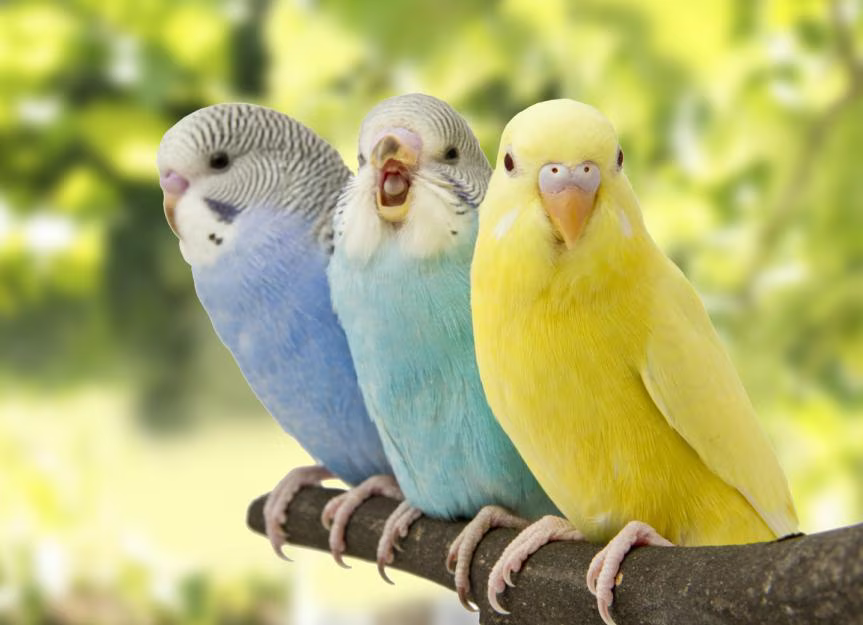
#> input picture 4.Image Histogram Processing/bird.png, 863 x 625 px
$ jupyter execute 'Histogram Processing.ipynb'
#> lines starting #> are read from the running program, lines starting #| are printed output that depends on the picture; after the words box and inside, x2 and y2 are one past the last pixel; in counts of white or black regions, pixels touching at a corner belong together
**Original image**

[cell 1]
import cv2
import numpy as np
import matplotlib.pyplot as plt
image = cv2.imread('bird.png', cv2.IMREAD_COLOR)
#> image is the input picture: shape (625, 863, 3); mean B, G, R 112.4, 177.5, 176.9
image_rgb = cv2.cvtColor(image, cv2.COLOR_BGR2RGB)
plt.figure(figsize=(12, 6))
plt.subplot(1, 2, 1)
plt.imshow(image_rgb)
plt.title("Original Image")
plt.axis('off')
plt.subplot(1, 2, 2)
plt.hist(image_rgb.ravel(), bins=256, range=(0, 256))
plt.title('Histogram (Original Image)')
plt.xlabel('Pixel Value')
plt.ylabel('Frequency')
plt.tight_layout()
plt.show()
#> figure, not shown here; panel 2: tallest bar 16372 high, from x = 189 to 190

**Grayscale**

[cell 2]
image_gray = cv2.cvtColor(image, cv2.COLOR_BGR2GRAY)
plt.figure(figsize=(12, 6))
plt.subplot(1, 2, 1)
plt.imshow(image_gray, cmap='gray')
plt.title("Grayscale Image")
plt.axis('off')
plt.subplot(1, 2, 2)
plt.hist(image_gray.ravel(), bins=256, range=(0, 256), color='gray')
plt.title('Histogram (Grayscale)')
plt.xlabel('Pixel Value')
plt.ylabel('Frequency')
plt.tight_layout()
plt.show()
#> figure, not shown here; panel 2: tallest bar 9842 high, from x = 244 to 245

**Sharpened Image**

[cell 3]
kernel = np.array([[-1, -1, -1], [-1, 9, -1], [-1, -1, -1]])
sharpened_image = np.zeros_like(image_gray)
height, width = image_gray.shape
#> height = 625; width = 863
for i in range(1, height-1):
    for j in range(1, width-1):

        region = image_gray[i-1:i+2, j-1:j+2]

        new_value = np.sum(region * kernel)

        sharpened_image[i, j] = np.clip(new_value, 0, 255)
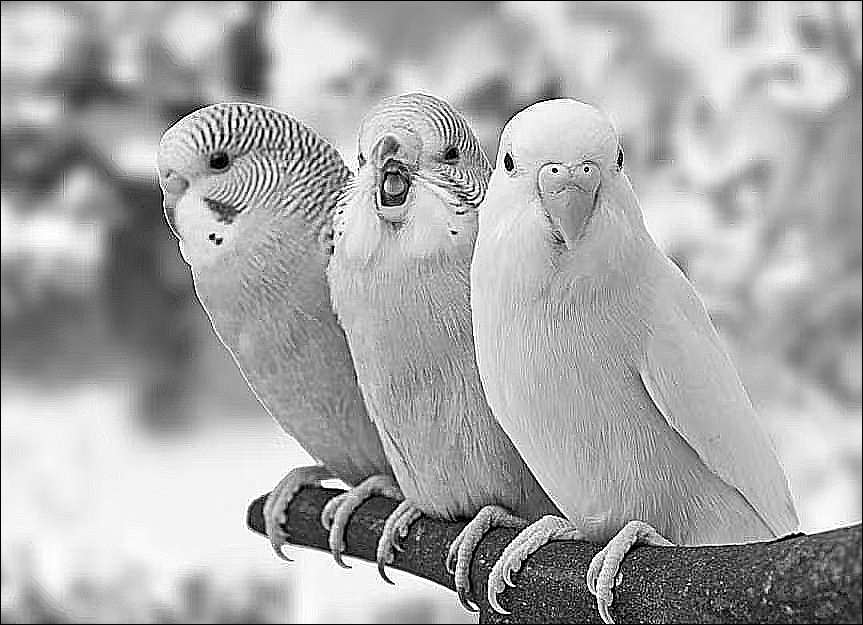
#> sharpened_image: shape (625, 863); min 0, max 255, mean 168.9

plt.figure(figsize=(12, 6))
plt.subplot(1, 2, 1)
plt.imshow(sharpened_image, cmap='gray')
plt.title('Sharpened Image')
plt.axis('off')
plt.subplot(1, 2, 2)
plt.hist(sharpened_image.ravel(), bins=256, range=(0, 256), color='gray')
plt.title('Histogram (Sharpened Image)')
plt.xlabel('Pixel Value')
plt.ylabel('Frequency')
plt.tight_layout()
plt.show()
#> figure, not shown here; panel 2: tallest bar 9372 high, from x = 244 to 245

**Smoothened Image**

[cell 4]
def gaussian_kernel(size, sigma):
    kernel = np.fromfunction(
        lambda x, y: (1 / (2 * np.pi * sigma**2)) *
                     np.exp(-((x - (size - 1) // 2)**2 + (y - (size - 1) // 2)**2) /
                            (2 * sigma**2)),
        (size, size)
    )
    return kernel / np.sum(kernel)

kernel_size = 5
sigma = 1.0
kernel = gaussian_kernel(kernel_size, sigma)

smoothed_image = np.zeros_like(image_gray)
for i in range(2, image_gray.shape[0] - 2):
    for j in range(2, image_gray.shape[1] - 2):
        region = image_gray[i-2:i+3, j-2:j+3]
        smoothed_image[i, j] = np.sum(region * kernel)

plt.figure(figsize=(12, 6))

plt.subplot(1, 2, 1)
plt.imshow(smoothed_image, cmap='gray')
plt.title('Smoothed Image')
plt.axis('off')

plt.subplot(1, 2, 2)
plt.hist(smoothed_image.ravel(), bins=256, range=(0, 256), color='gray')
plt.title('Histogram (Smoothed Image)')
plt.xlabel('Pixel Value')
plt.ylabel('Frequency')

plt.tight_layout()
plt.show()
#> figure, not shown here; panel 2: tallest bar 8992 high, from x = 244 to 245

**Blurred Image**

[cell 5]
def box_blur(image, kernel_size=5):
#> called with kernel_size = 5
    height, width = image.shape
#> height = 625; width = 863
    blurred_image = np.zeros_like(image)

    for i in range(kernel_size // 2, height - kernel_size // 2):
        for j in range(kernel_size // 2, width - kernel_size // 2):
            region = image[i - kernel_size // 2:i + kernel_size // 2 + 1,
                           j - kernel_size // 2:j + kernel_size // 2 + 1]
            blurred_image[i, j] = np.mean(region)

    return blurred_image

blurred_image = box_blur(image_gray, kernel_size=5)

plt.figure(figsize=(12, 6))

plt.subplot(1, 2, 1)
plt.imshow(blurred_image, cmap='gray')
plt.title('Blurred Image')
plt.axis('off')

plt.subplot(1, 2, 2)
plt.hist(blurred_image.ravel(), bins=256, range=(0, 256), color='gray')
plt.title('Histogram (Blurred Image)')
plt.xlabel('Pixel Value')
plt.ylabel('Frequency')

plt.tight_layout()
plt.show()
#> figure, not shown here; panel 2: tallest bar 8946 high, from x = 244 to 245

**Brightened Image**

[cell 6]
def adjust_brightness(image, beta=50):
#> called with beta = 50
    brightened_image = np.clip(image.astype(np.int16) + beta, 0, 255).astype(np.uint8)
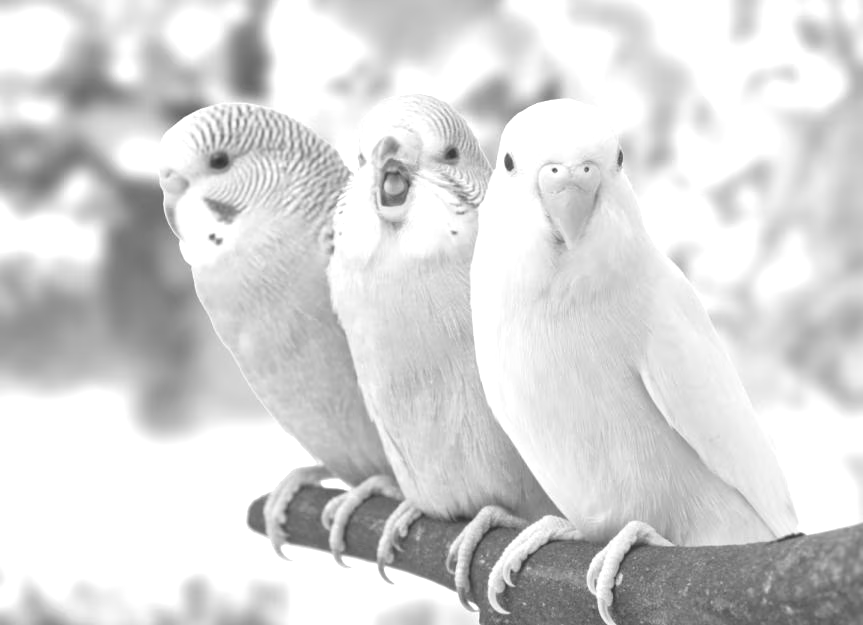
#> brightened_image: shape (625, 863); min 51, max 255, mean 214
    return brightened_image

brightened_image = adjust_brightness(image_gray, beta=50)

plt.figure(figsize=(12, 6))

plt.subplot(1, 2, 1)
plt.imshow(brightened_image, cmap='gray', interpolation='bicubic')
plt.title('Brightened Image')
plt.axis('off')

plt.subplot(1, 2, 2)
plt.hist(brightened_image.ravel(), bins=256, range=(0, 256), color='gray')
plt.title('Histogram (Brightened Image)')
plt.xlabel('Pixel Value')
plt.ylabel('Frequency')

plt.tight_layout()
plt.show()
#> figure, not shown here; panel 2: tallest bar 143162 high, from x = 255 to 256

**Contrasted Image**

[cell 7]
def adjust_contrast(image, alpha=1.5, beta=0):
#> called with alpha = 1.5, beta = 0
    contrasted_image = np.zeros_like(image)

    for i in range(image.shape[0]):
        for j in range(image.shape[1]):
            new_value = alpha * image[i, j] + beta
            if new_value > 255:
                contrasted_image[i, j] = 255
            elif new_value < 0:
                contrasted_image[i, j] = 0
            else:
                contrasted_image[i, j] = new_value
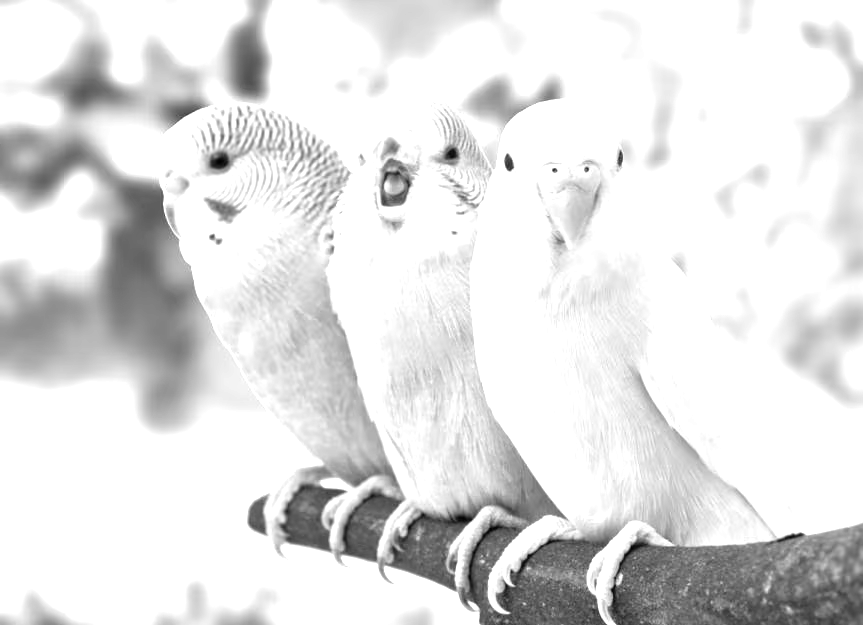
#> contrasted_image: shape (625, 863); min 1, max 255, mean 225.6

    return contrasted_image

contrasted_image = adjust_contrast(image_gray, alpha=1.5, beta=0)

plt.figure(figsize=(12, 6))

plt.subplot(1, 2, 1)
plt.imshow(contrasted_image, cmap='gray')
plt.title('Contrasted Image')
plt.axis('off')

plt.subplot(1, 2, 2)
plt.hist(contrasted_image.ravel(), bins=256, range=(0, 256), color='gray')
plt.title('Histogram (Contrasted Image)')
plt.xlabel('Pixel Value')
plt.ylabel('Frequency')

plt.tight_layout()
plt.show()
#> figure, not shown here; panel 2: tallest bar 290079 high, from x = 255 to 256

**Thresholded Image**

[cell 8]
def threshold_image(image, thresh_value=128):
    thresholded_img = np.zeros_like(image)
    thresholded_img[image > thresh_value] = 255
    return thresholded_img

thresholded_image = threshold_image(image_gray)
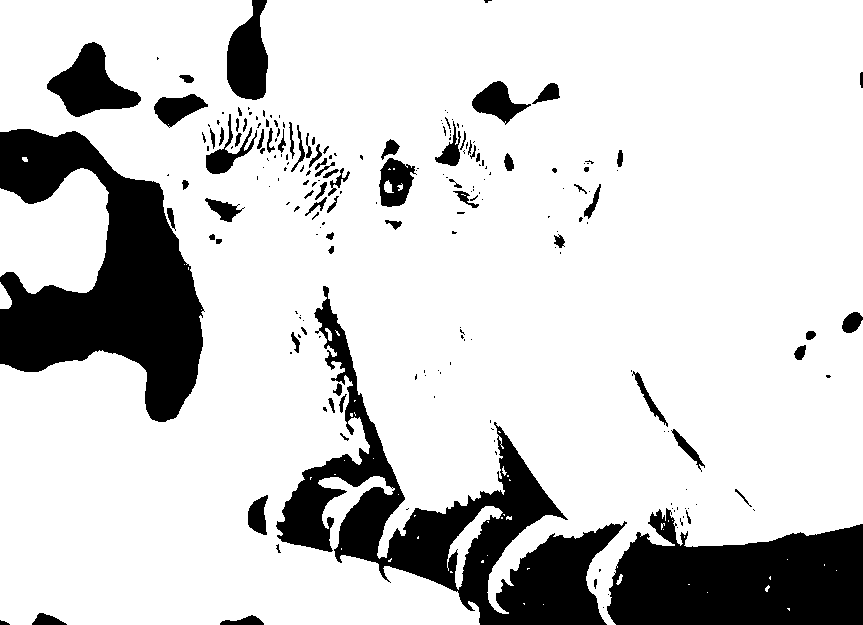
#> thresholded_image: shape (625, 863); 81.5% white; 214 black regions (135 under 20 px), largest, box (x1, y1, x2, y2) and area: (0, 129, 205, 422) 30529, (276, 286, 627, 625) 29089, (607, 508, 863, 625) 21732

plt.figure(figsize=(12, 6))

plt.subplot(1, 2, 1)
plt.imshow(thresholded_image, cmap='gray')
plt.title('Thresholded Image')
plt.axis('off')

plt.subplot(1, 2, 2)
plt.hist(thresholded_image.ravel(), bins=256, range=(0, 256), color='gray')
plt.title('Histogram (Thresholded Image)')
plt.xlabel('Pixel Value')
plt.ylabel('Frequency')

plt.tight_layout()
plt.show()
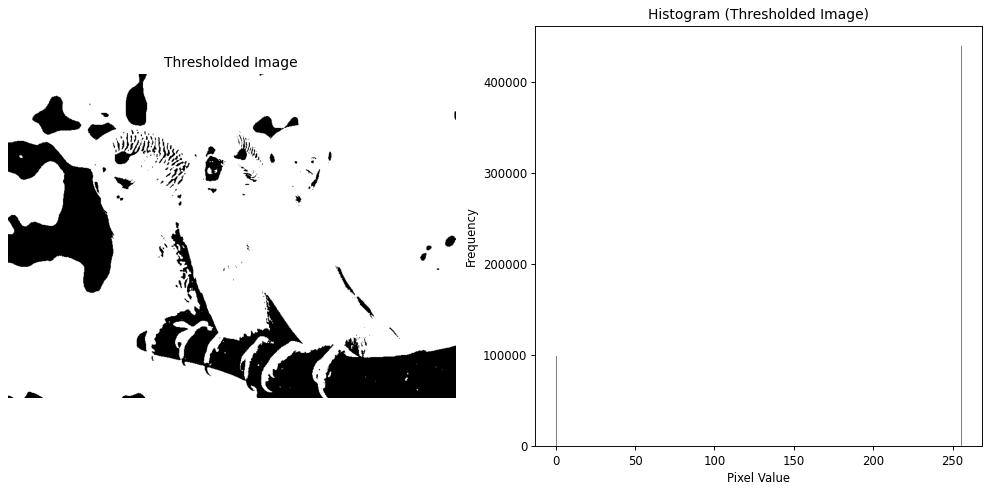
#> figure drawn by matplotlib, 2 panels; panel 2: tallest bar 439827 high, from x = 255 to 256

**Negative Image**

[cell 9]
def negative_image(image):
    return 255 - image
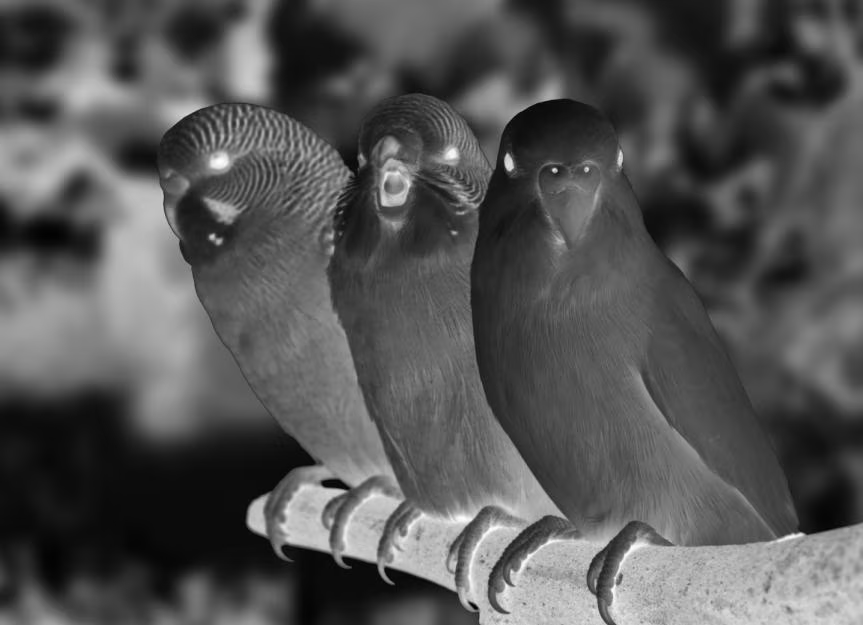
#> returned value: shape (625, 863); min 1, max 254, mean 85.1

negative_img = negative_image(image_gray)

plt.figure(figsize=(12, 6))

plt.subplot(1, 2, 1)
plt.imshow(negative_img, cmap='gray')
plt.title('Negative Image')
plt.axis('off')

plt.subplot(1, 2, 2)
plt.hist(negative_img.ravel(), bins=256, range=(0, 256), color='gray')
plt.title('Histogram (Negative Image)')
plt.xlabel('Pixel Value')
plt.ylabel('Frequency')

plt.tight_layout()
plt.show()
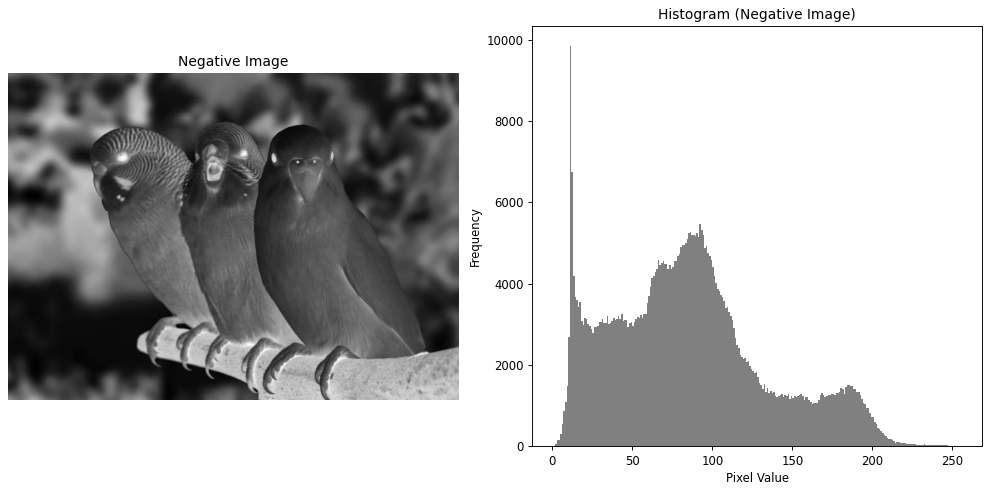
#> figure drawn by matplotlib, 2 panels; panel 2: tallest bar 9842 high, from x = 11 to 12

**Double Fourier Transform**

[cell 10]
import matplotlib.pyplot as plt
from matplotlib.colors import LogNorm
import numpy as np

def plot_dft(image):
    dft = np.fft.fft2(image)
    dft_shift = np.fft.fftshift(dft)
    magnitude_spectrum = np.abs(dft_shift)
    magnitude_spectrum_log = np.log(magnitude_spectrum + 1)
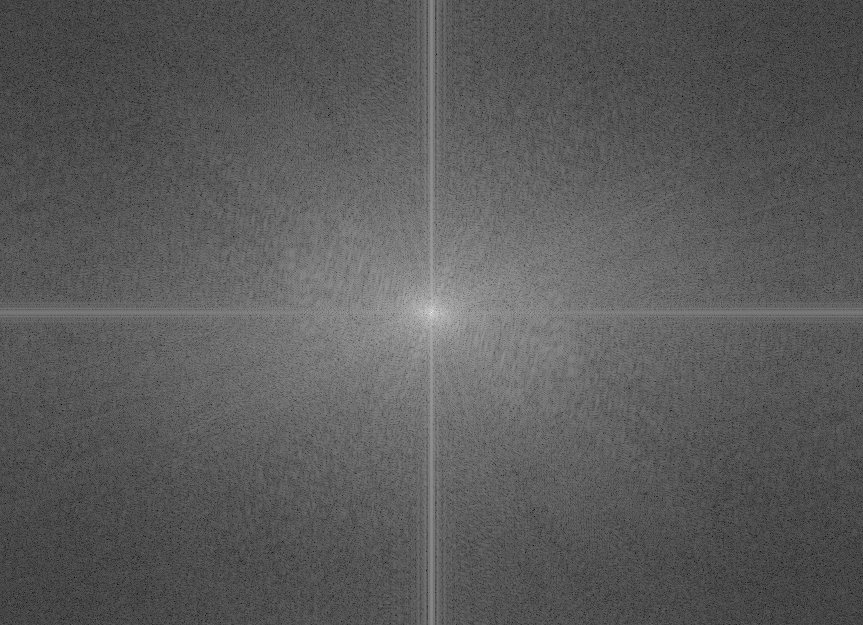
#> magnitude_spectrum_log: shape (625, 863) float64; min 0.936, max 18.33, mean 7.16; drawn with min black and max white
    plt.figure(figsize=(12, 6))

    plt.subplot(1, 2, 1)
    plt.imshow(image, cmap='gray')
    plt.title('Grayscale Image')
    plt.axis('off')

    plt.subplot(1, 2, 2)
    plt.imshow(magnitude_spectrum_log, cmap='gray', norm=LogNorm())
    plt.title('Magnitude Spectrum (DFT)')
    plt.colorbar()
    plt.tight_layout()
    plt.show()
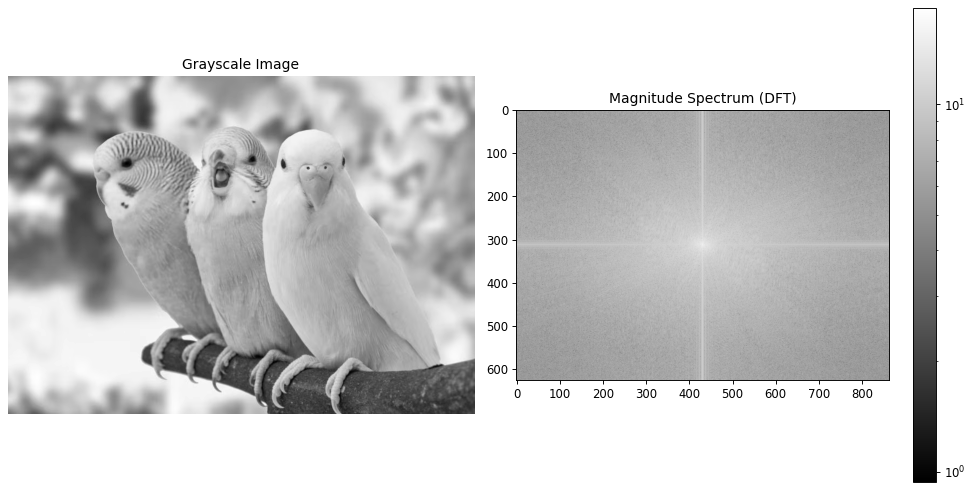
#> figure drawn by matplotlib, 3 panels

plot_dft(image_gray)
